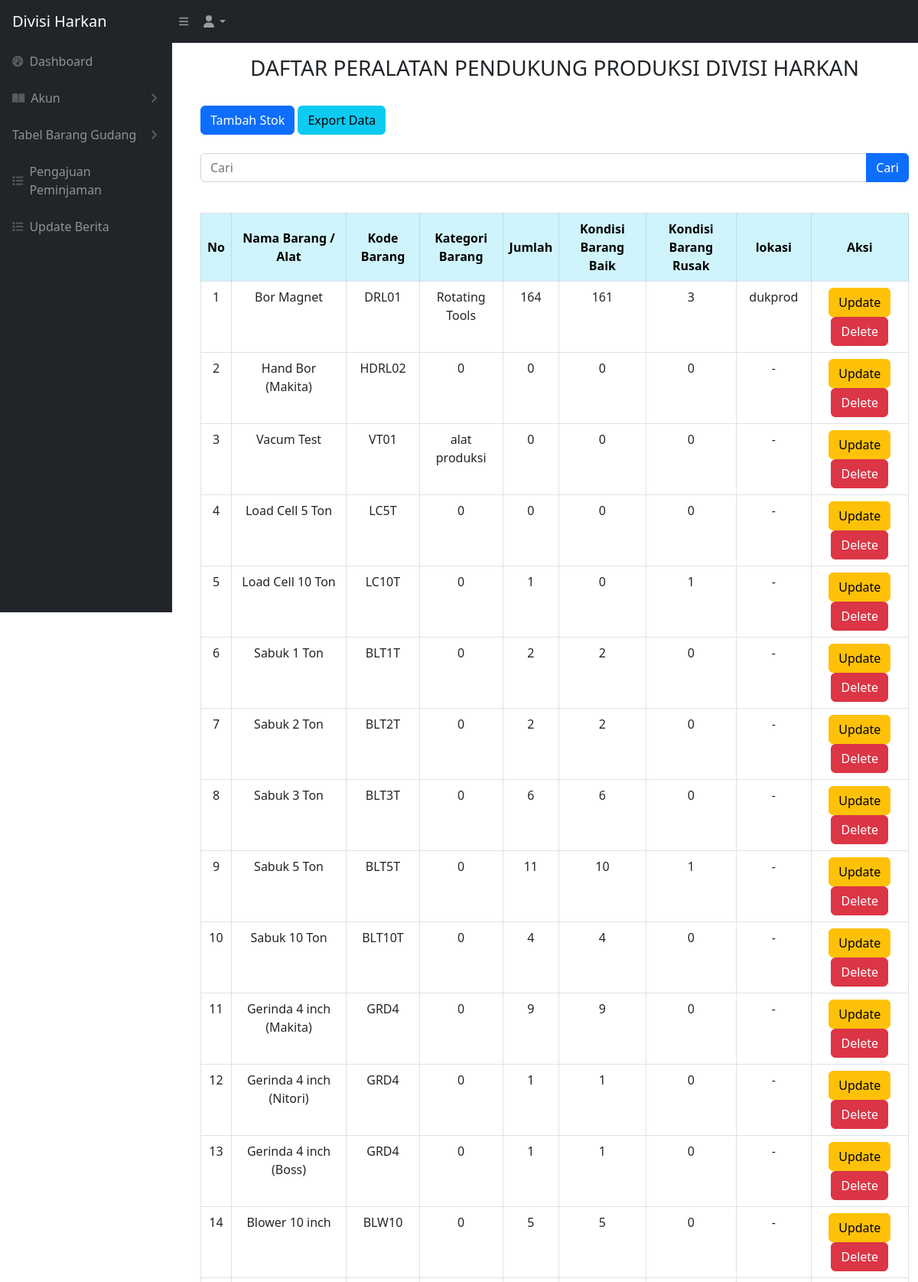
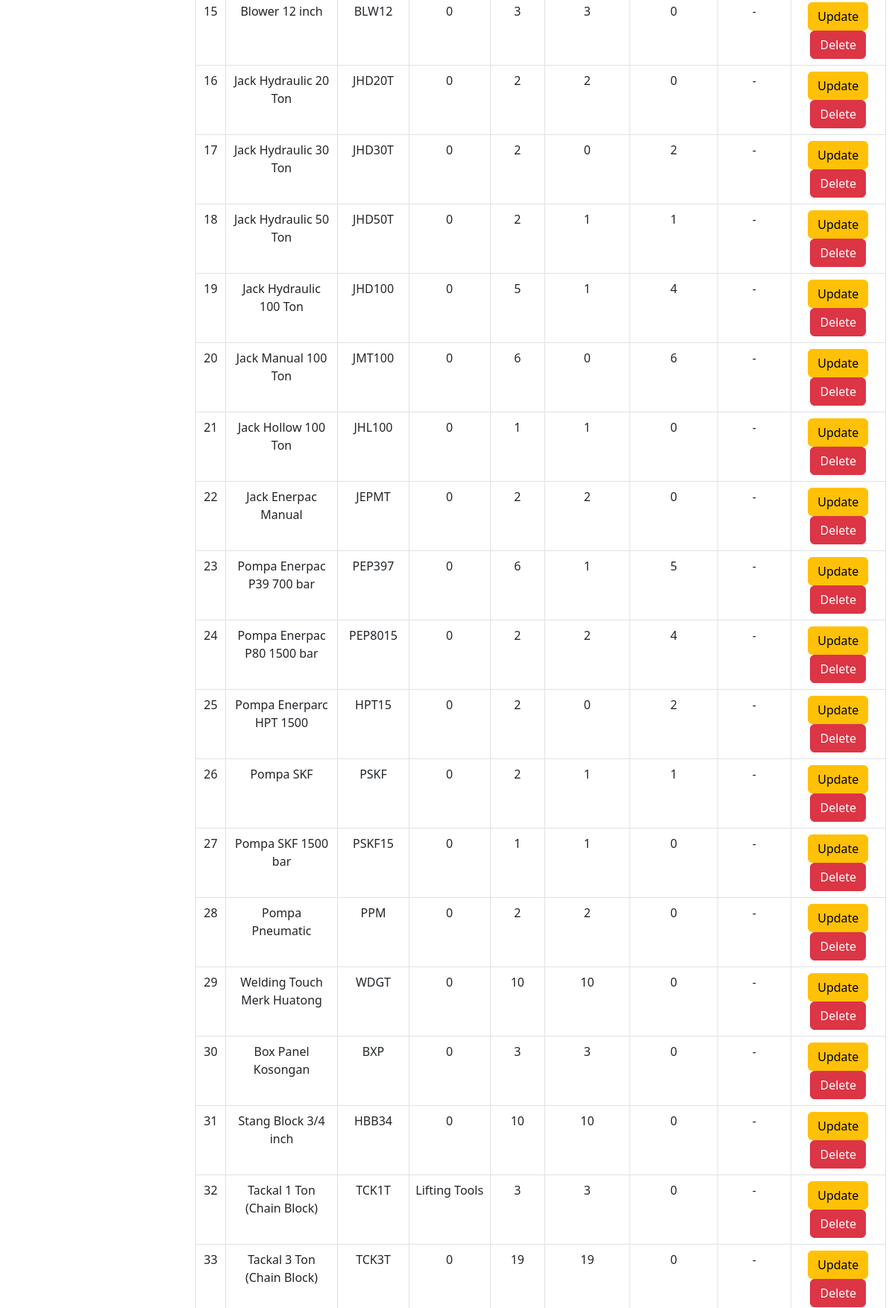
Page /alat_produksi.php (signed in, upper part) on the committed database (2 pictures, top to bottom).
### tables this page shows
CREATE TABLE `alat_produksi` (
  `idbarang` int NOT NULL,
  `namabarang` varchar(512) NOT NULL,
  `kodebarang` varchar(100) NOT NULL,
  `kategoribarang` varchar(512) NOT NULL,
  `jumlah` int NOT NULL,
  `baik` int NOT NULL,
  `rusak` int NOT NULL,
  `lokasi` varchar(512) NOT NULL,
  `kategori_id` int NOT NULL
);

### alat_produksi.php (the view, shortened to what this page needs)
<?php
require 'controller/koneksi.php';
$query = "SELECT * FROM alat_produksi";
?>
<!DOCTYPE html>
<html lang="en">
<head>
    <link href="css/styles.css" rel="stylesheet" />
</head>
<?php include 'sidebar.php' ?>
<br>
<br>
<body>
    <main id="main-content" class="<?= isset($_GET['sidebarClosed']) ? '' : 'main-with-sidebar' ?>">
        <div class="container-fluid px-4">
            <h3 class="mt-4 text-center">DAFTAR PERALATAN PENDUKUNG PRODUKSI DIVISI HARKAN</h3>
        </div>
        <br>
        <div class="container -fluid">
            <div class="card-mb-4">
                <button type="button" class="btn btn-primary" data-bs-toggle="modal" data-bs-target="#myModal">
                    Tambah Stok
                </button>
                <a href="export.php" class="btn btn-info">Export Data</a>
                <br>
                <br>
                <form action="alat_produksi.php" method="GET">
                    <div class="input-group mb-3">
                        <input type="text" value="" class="form-control" placeholder="Cari" name="cari">
                        <button type="submit" class="btn btn-primary">Cari</button>
                    </div>
                </form>
                <br>
                <div class="card-body">
                    <div class="table table-responsive">
                        <table class="table table-bordered" id="dataTable" width="100" cellspacing="0">
                            <thead>
                                <tr>
                                    <th class="table-info text-center align-middle">No</th>
                                    <th class="table-info text-center align-middle">Nama Barang / Alat</th>
                                    <th class="table-info text-center align-middle">Kode Barang</th>
                                    <th class="table-info text-center align-middle">Kategori Barang</th>
                                    <th class="table-info text-center align-middle">Jumlah</th>
                                    <th class="table-info text-center align-middle">Kondisi Barang Baik</th>
                                    <th class="table-info text-center align-middle">Kondisi Barang Rusak</th>
                                    <th class="table-info text-center align-middle">lokasi</th>
                                    <th class="table-info text-center align-middle">Aksi</th>
                                </tr>
                            </thead>
                            <tbody>
                                <?php
                                $i = 1;
                                $ambilsemuadatabarang = mysqli_query($conn, $query);
                                while ($data = mysqli_fetch_array($ambilsemuadatabarang)) {
                                    $namabarang = $data['namabarang'];
                                    $kodebarang = $data['kodebarang'];
                                    $kategoribarang = $data['kategoribarang'];
                                    $jumlah = $data['jumlah'];
                                    $barangbaik = $data['baik'];
                                    $barangrusak = $data['rusak'];
                                    $lokasi = $data['lokasi'];
                                    $idb = $data['idbarang'];
                                ?>
                                    <tr>
                                        <td style="text-align: center;"><?= $i++ ?></td>
                                        <td style="text-align: center;"><?= $namabarang ?></td>
                                        <td style="text-align: center;"><?= $kodebarang ?></td>
                                        <td style="text-align: center;"><?= $kategoribarang ?></td>
                                        <td style="text-align: center;"><?= $jumlah ?></td>
                                        <td style="text-align: center;"><?= $barangbaik ?></td>
                                        <td style="text-align: center;"><?= $barangrusak ?></td>
                                        <td style="text-align: center;"><?= $lokasi ?></td>
                                        <td style="text-align: center;">
                                            <button type="button" class="btn btn-warning" data-bs-toggle="modal" data-bs-target="#edit<?= $idb; ?>">
                                                Update
                                            </button>
                                            <button type="button" class="btn btn-danger" data-bs-toggle="modal" data-bs-target="#delete<?= $idb; ?>">
                                                Delete
                                            </button>
                                        </td>
                                    </tr>
                                <?php
                                };
                                ?>
                            </tbody>
                        </table>
    </main>
</body>
</html>

### rows in the picture
alat_produksi: namabarang "Bor Magnet", kodebarang "DRL01", kategoribarang "Rotating Tools", jumlah "164", baik "161", rusak "3", lokasi "dukprod"
alat_produksi: namabarang "Hand Bor (Makita)", kodebarang "HDRL02", kategoribarang "0", jumlah "0", baik "0", rusak "0", lokasi "-"
alat_produksi: namabarang "Vacum Test", kodebarang "VT01", kategoribarang "alat produksi", jumlah "0", baik "0", rusak "0", lokasi "-"
alat_produksi: namabarang "Load Cell 5 Ton", kodebarang "LC5T", kategoribarang "0", jumlah "0", baik "0", rusak "0", lokasi "-"
alat_produksi: namabarang "Load Cell 10 Ton", kodebarang "LC10T", kategoribarang "0", jumlah "1", baik "0", rusak "1", lokasi "-"
alat_produksi: namabarang "Sabuk 1 Ton", kodebarang "BLT1T", kategoribarang "0", jumlah "2", baik "2", rusak "0", lokasi "-"
alat_produksi: namabarang "Sabuk 2 Ton", kodebarang "BLT2T", kategoribarang "0", jumlah "2", baik "2", rusak "0", lokasi "-"
alat_produksi: namabarang "Sabuk 3 Ton", kodebarang "BLT3T", kategoribarang "0", jumlah "6", baik "6", rusak "0", lokasi "-"
alat_produksi: namabarang "Sabuk 5 Ton", kodebarang "BLT5T", kategoribarang "0", jumlah "11", baik "10", rusak "1", lokasi "-"
alat_produksi: namabarang "Sabuk 10 Ton", kodebarang "BLT10T", kategoribarang "0", jumlah "4", baik "4", rusak "0", lokasi "-"
alat_produksi: namabarang "Gerinda 4 inch (Makita)", kodebarang "GRD4", kategoribarang "0", jumlah "9", baik "9", rusak "0", lokasi "-"
alat_produksi: namabarang "Gerinda 4 inch (Nitori)", kodebarang "GRD4", kategoribarang "0", jumlah "1", baik "1", rusak "0", lokasi "-"
alat_produksi: namabarang "Gerinda 4 inch (Boss)", kodebarang "GRD4", kategoribarang "0", jumlah "1", baik "1", rusak "0", lokasi "-"
alat_produksi: namabarang "Blower 10 inch", kodebarang "BLW10", kategoribarang "0", jumlah "5", baik "5", rusak "0", lokasi "-"
alat_produksi: namabarang "Blower 12 inch", kodebarang "BLW12", kategoribarang "0", jumlah "3", baik "3", rusak "0", lokasi "-"
alat_produksi: namabarang "Jack Hydraulic 20 Ton", kodebarang "JHD20T", kategoribarang "0", jumlah "2", baik "2", rusak "0", lokasi "-"
alat_produksi: namabarang "Jack Hydraulic 30 Ton", kodebarang "JHD30T", kategoribarang "0", jumlah "2", baik "0", rusak "2", lokasi "-"
alat_produksi: namabarang "Jack Hydraulic 50 Ton", kodebarang "JHD50T", kategoribarang "0", jumlah "2", baik "1", rusak "1", lokasi "-"
alat_produksi: namabarang "Jack Hydraulic 100 Ton", kodebarang "JHD100", kategoribarang "0", jumlah "5", baik "1", rusak "4", lokasi "-"
alat_produksi: namabarang "Jack Manual 100 Ton", kodebarang "JMT100", kategoribarang "0", jumlah "6", baik "0", rusak "6", lokasi "-"
alat_produksi: namabarang "Jack Hollow 100 Ton", kodebarang "JHL100", kategoribarang "0", jumlah "1", baik "1", rusak "0", lokasi "-"
alat_produksi: namabarang "Jack Enerpac Manual", kodebarang "JEPMT", kategoribarang "0", jumlah "2", baik "2", rusak "0", lokasi "-"
alat_produksi: namabarang "Pompa Enerpac P39 700 bar", kodebarang "PEP397", kategoribarang "0", jumlah "6", baik "1", rusak "5", lokasi "-"
alat_produksi: namabarang "Pompa Enerpac P80 1500 bar", kodebarang "PEP8015", kategoribarang "0", jumlah "2", baik "2", rusak "4", lokasi "-"
alat_produksi: namabarang "Pompa Enerparc HPT 1500", kodebarang "HPT15", kategoribarang "0", jumlah "2", baik "0", rusak "2", lokasi "-"
alat_produksi: namabarang "Pompa SKF", kodebarang "PSKF", kategoribarang "0", jumlah "2", baik "1", rusak "1", lokasi "-"
alat_produksi: namabarang "Pompa SKF 1500 bar", kodebarang "PSKF15", kategoribarang "0", jumlah "1", baik "1", rusak "0", lokasi "-"
alat_produksi: namabarang "Pompa Pneumatic", kodebarang "PPM", kategoribarang "0", jumlah "2", baik "2", rusak "0", lokasi "-"
alat_produksi: namabarang "Welding Touch Merk Huatong", kodebarang "WDGT", kategoribarang "0", jumlah "10", baik "10", rusak "0", lokasi "-"
alat_produksi: namabarang "Box Panel Kosongan", kodebarang "BXP", kategoribarang "0", jumlah "3", baik "3", rusak "0", lokasi "-"
alat_produksi: namabarang "Stang Block 3/4 inch", kodebarang "HBB34", kategoribarang "0", jumlah "10", baik "10", rusak "0", lokasi "-"
alat_produksi: namabarang "Tackal 1 Ton (Chain Block)", kodebarang "TCK1T", kategoribarang "Lifting Tools", jumlah "3", baik "3", rusak "0", lokasi "-"
alat_produksi: namabarang "Tackal 3 Ton (Chain Block)", kodebarang "TCK3T", kategoribarang "0", jumlah "19", baik "19", rusak "0", lokasi "-"
